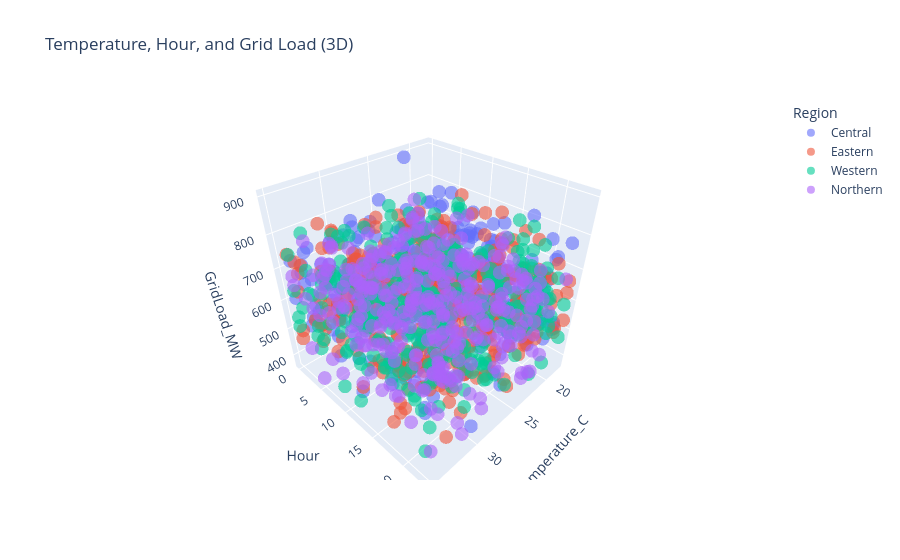

The notebook cell saved with this chart:
### Code cell
# Task 8 explicitly calls for a 3D plot: Temperature, Hour, and Grid Load together.
fig3d = px.scatter_3d(
    df, x="Temperature_C", y="Hour", z="GridLoad_MW", color="Region",
    opacity=0.6, title="Temperature, Hour, and Grid Load (3D)",
)
fig3d.write_html(FIGURES_DIR / "temp_hour_load_3d.html")
fig3d.show()

### Figure 1 — Plotly figure (JSON) as saved in the notebook; plotly's stock layout.template omitted (floating-point values rounded to 4 significant figures; data arrays with more than 128 entries replaced by an {"elided": "..."} marker saying what was removed)
{"data": [{"hovertemplate": "Region=Central<br>Temperature_C=%{x}<br>Hour=%{y}<br>GridLoad_MW=%{z}<extra></extra>", "legendgroup": "Central", "marker": {"color": "#636efa", "opacity": 0.6, "symbol": "circle"}, "mode": "markers", "name": "Central", "scene": "scene", "showlegend": true, "type": "scatter3d", "x": {"elided": "356 float values"}, "y": {"elided": "356 float values"}, "z": {"elided": "356 float values"}}, {"hovertemplate": "Region=Eastern<br>Temperature_C=%{x}<br>Hour=%{y}<br>GridLoad_MW=%{z}<extra></extra>", "legendgroup": "Eastern", "marker": {"color": "#EF553B", "opacity": 0.6, "symbol": "circle"}, "mode": "markers", "name": "Eastern", "scene": "scene", "showlegend": true, "type": "scatter3d", "x": {"elided": "384 float values"}, "y": {"elided": "384 float values"}, "z": {"elided": "384 float values"}}, {"hovertemplate": "Region=Western<br>Temperature_C=%{x}<br>Hour=%{y}<br>GridLoad_MW=%{z}<extra></extra>", "legendgroup": "Western", "marker": {"color": "#00cc96", "opacity": 0.6, "symbol": "circle"}, "mode": "markers", "name": "Western", "scene": "scene", "showlegend": true, "type": "scatter3d", "x": {"elided": "387 float values"}, "y": {"elided": "387 float values"}, "z": {"elided": "387 float values"}}, {"hovertemplate": "Region=Northern<br>Temperature_C=%{x}<br>Hour=%{y}<br>GridLoad_MW=%{z}<extra></extra>", "legendgroup": "Northern", "marker": {"color": "#ab63fa", "opacity": 0.6, "symbol": "circle"}, "mode": "markers", "name": "Northern", "scene": "scene", "showlegend": true, "type": "scatter3d", "x": {"elided": "353 float values"}, "y": {"elided": "353 float values"}, "z": {"elided": "353 float values"}}], "layout": {"legend": {"title": {"text": "Region"}, "tracegroupgap": 0}, "scene": {"domain": {"x": [0.0, 1.0], "y": [0.0, 1.0]}, "xaxis": {"title": {"text": "Temperature_C"}}, "yaxis": {"title": {"text": "Hour"}}, "zaxis": {"title": {"text": "GridLoad_MW"}}}, "title": {"text": "Temperature, Hour, and Grid Load (3D)"}}}
